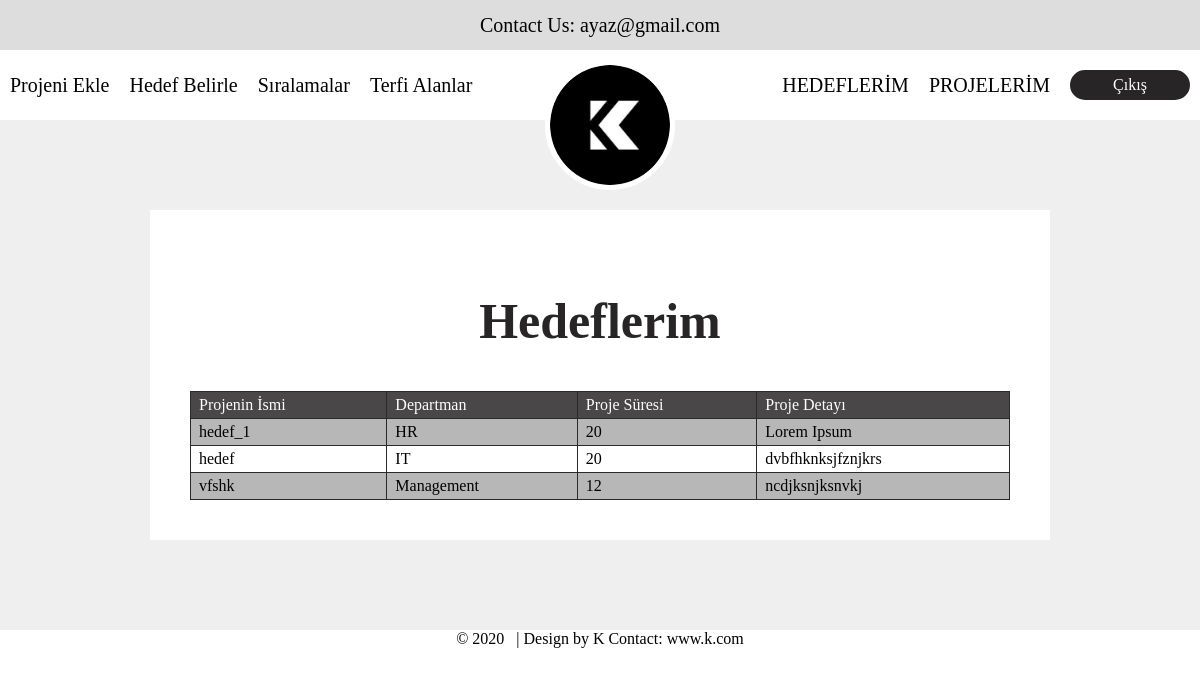
Page /hedeflerim.php on the committed database.
### tables this page shows
CREATE TABLE `hedef` (
  `hedefismi` varchar(255) NOT NULL,
  `Departman` varchar(255) NOT NULL,
  `hedefsuresi` int(11) NOT NULL,
  `HedefDetayi` text NOT NULL
);

### hedeflerim.php (the view, shortened to what this page needs)
<?php
    include_once 'config.php';
?>
<!DOCTYPE html>
<html>
<head>
</head>
<body>
<header>
    <a class="header-item">
        Contact Us: ayaz@gmail.com
    </a>
      <div class = "navbar">
        <img id="logo" src = "logo.png"  alt="Logo">
          <div class = "navigate">
           <a class="nav-item" href="proje_ekle.php">Projeni Ekle</a>
          <div class = "navigate">
              <div class="dropdown nav-item" >
              <a class="dropbtn">Hedef Belirle</a>
            </div>
              <a class="nav-item" href="sıralama.php">Sıralamalar</a>
            <div class="dropdown nav-item" >
              <a class="dropbtn">Terfi Alanlar</a>
            </div>
          </div>
        </div>
        <div class = "navigate">
             <a class="nav-item" href="hedeflerim.php">HEDEFLERİM</a>
            <a class="nav-item" href="index.php">PROJELERİM</a>
          <a class="buttonstyle" href="signup.php" >Çıkış</a>
        </div>
    </div>
  </header>
    <main style= "padding:90px 0px">
<form id= "main-wrapper" >
    <h2>Hedeflerim</h2>
            <table>
            <tr>
                <td><a style="color:white">Projenin İsmi</a></td>
        		<td><a style="color:white">Departman</a></td>
        		<td><a style="color:white">Proje Süresi</a></td>
                <td><a style="color:white">Proje Detayı</a></td>
    		</tr>
    <?php
        $sql = "SELECT * FROM hedef";
        $result = mysqli_query($conn, $sql);
        $resultCheck = mysqli_num_rows($result);
        if ($resultCheck > 0){
            while($row=mysqli_fetch_assoc($result)){
        ?>
        <tr>
           <td><?php echo $row['hedefismi']; ?></td>
            <td><?php echo $row['Departman']; ?></td>
            <td><?php echo $row['hedefsuresi']; ?></td>
            <td><?php echo $row['HedefDetayi']; ?></td>
        </tr>
     <?php
            }
        }
    ?>
    </table>
        </form>
    </main>
</body>
<footer class="seperator">
&copy; 2020 &nbsp; <span class="seperator" > |
        </span>
        Design by K Contact:<a href > www.k.com</a>
	</footer>
</html>

### CSS.css (style rules this page uses)
body { padding: 0; margin: 0; }
* { box-sizing: border-box; }
a { color: black; }
header { display: flex; flex-direction: column; width: 100%; z-index: 500; position: relative; height: auto; }
.header-item { display: flex; justify-content: center; align-items: center; height: 50px; padding: 0px 10px; font-size: 20px; background: rgba(239,239,239,1); }
.navbar { background-color: white; display: flex; flex-direction: row; justify-content: space-between; position: relative; height: 70px; }
.nav-item { margin: auto 10px; font-size: 20px; cursor: pointer; }
.dropbtn { color: black; font-size: 20px; border: none; }
.dropdown { position: relative; display: inline-block; }
.navigate { display: flex; flex-direction: row; }
.buttonstyle { border: 3px #272525 solid; display: flex; justify-content: center; align-items: center; height: 30px; width: 120px; border-radius: 15px; margin: auto 10px; cursor: pointer; }
.buttonstyle:nth-child(3) { background: #272525; color: white; }
#logo { position: absolute; width: 130px; height: 130px; left: calc(50% - 55px); top: 10px; border: 5px solid white; border-radius: 50%; }
main { background: rgba(239,239,239,1); padding: 50px; display: flex; justify-content: center; }
#main-wrapper { background: white; max-width: 900px; width: 100%; padding: 40px; display: flex; flex-direction: column; justify-content: center; }
body { margin: 0; padding: 0; }
h2 { text-justify: auto; text-align: center; font-size: 50px; color:#272525; }
table { border-collapse: collapse; }
table td { border: 1px solid #2B2A2A; padding: 4px 8px; }
table tr:nth-child(1) td { background-color: #494747; color: white; }
table tr:nth-child(even) td { background-color: #B8B7B7; }
.seperator { text-align: center; }

### hedeflerim.php (style rules this page uses)
A { text-decoration: none; }

### rows in the picture
hedef: hedefismi "hedef_1", Departman "HR", hedefsuresi "20", HedefDetayi "Lorem Ipsum"
hedef: hedefismi "hedef", Departman "IT", hedefsuresi "20", HedefDetayi "dvbfhknksjfznjkrs"
hedef: hedefismi "vfshk", Departman "Management", hedefsuresi "12", HedefDetayi "ncdjksnjksnvkj"
